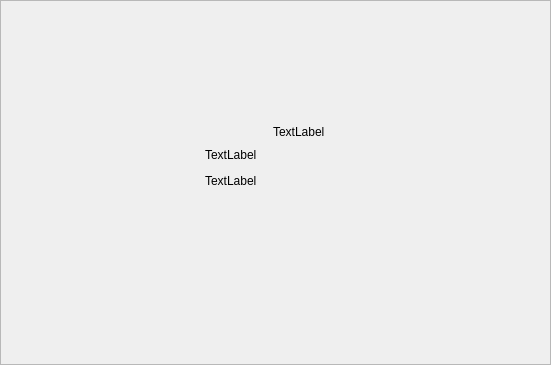
<?xml version="1.0" encoding="UTF-8"?>
<ui version="4.0">
 <class>SummaryOverlay</class>
 <widget class="QWidget" name="SummaryOverlay">
  <property name="geometry">
   <rect>
    <x>0</x>
    <y>0</y>
    <width>551</width>
    <height>365</height>
   </rect>
  </property>
  <property name="windowTitle">
   <string>Form</string>
  </property>
  <property name="autoFillBackground">
   <bool>true</bool>
  </property>
  <layout class="QVBoxLayout" name="verticalLayout">
   <property name="spacing">
    <number>0</number>
   </property>
   <property name="margin">
    <number>0</number>
   </property>
   <item>
    <widget class="QFrame" name="summary_frame">
     <property name="autoFillBackground">
      <bool>false</bool>
     </property>
     <property name="frameShape">
      <enum>QFrame::StyledPanel</enum>
     </property>
     <property name="frameShadow">
      <enum>QFrame::Raised</enum>
     </property>
     <layout class="QGridLayout" name="gridLayout">
      <item row="0" column="1">
       <layout class="QVBoxLayout" name="verticalLayout_2">
        <item>
         <spacer name="verticalSpacer_2">
          <property name="orientation">
           <enum>Qt::Vertical</enum>
          </property>
          <property name="sizeHint" stdset="0">
           <size>
            <width>20</width>
            <height>46</height>
           </size>
          </property>
         </spacer>
        </item>
        <item>
         <layout class="QHBoxLayout" name="horizontalLayout_2" stretch="4,5,3">
          <property name="leftMargin">
           <number>0</number>
          </property>
          <item>
           <spacer name="horizontalSpacer">
            <property name="orientation">
             <enum>Qt::Horizontal</enum>
            </property>
            <property name="sizeHint" stdset="0">
             <size>
              <width>126</width>
              <height>20</height>
             </size>
            </property>
           </spacer>
          </item>
          <item>
           <layout class="QVBoxLayout" name="verticalLayout_3" stretch="0,0,0,100">
            <property name="sizeConstraint">
             <enum>QLayout::SetMinAndMaxSize</enum>
            </property>
            <item>
             <layout class="QHBoxLayout" name="horizontalLayout">
              <property name="sizeConstraint">
               <enum>QLayout::SetMaximumSize</enum>
              </property>
              <item>
               <widget class="QLabel" name="icon">
                <property name="maximumSize">
                 <size>
                  <width>80</width>
                  <height>80</height>
                 </size>
                </property>
                <property name="text">
                 <string/>
                </property>
                <property name="pixmap">
                 <pixmap resource="resources.qrc">:/tk_multi_inhouse/publish_complete.png</pixmap>
                </property>
                <property name="scaledContents">
                 <bool>true</bool>
                </property>
               </widget>
              </item>
              <item>
               <widget class="QLabel" name="label">
                <property name="text">
                 <string>TextLabel</string>
                </property>
               </widget>
              </item>
             </layout>
            </item>
            <item>
             <layout class="QHBoxLayout" name="horizontalLayout_3" stretch="1,10,1">
              <property name="spacing">
               <number>0</number>
              </property>
              <property name="sizeConstraint">
               <enum>QLayout::SetMinAndMaxSize</enum>
              </property>
              <property name="topMargin">
               <number>0</number>
              </property>
              <item>
               <spacer name="horizontalSpacer_4">
                <property name="orientation">
                 <enum>Qt::Horizontal</enum>
                </property>
                <property name="sizeHint" stdset="0">
                 <size>
                  <width>40</width>
                  <height>20</height>
                 </size>
                </property>
               </spacer>
              </item>
              <item>
               <widget class="ProgressStatusLabel" name="info">
                <property name="sizePolicy">
                 <sizepolicy hsizetype="Expanding" vsizetype="Expanding">
                  <horstretch>0</horstretch>
                  <verstretch>0</verstretch>
                 </sizepolicy>
                </property>
                <property name="text">
                 <string>TextLabel</string>
                </property>
                <property name="scaledContents">
                 <bool>true</bool>
                </property>
                <property name="alignment">
                 <set>Qt::AlignLeading|Qt::AlignLeft|Qt::AlignVCenter</set>
                </property>
                <property name="wordWrap">
                 <bool>true</bool>
                </property>
               </widget>
              </item>
              <item>
               <spacer name="horizontalSpacer_3">
                <property name="orientation">
                 <enum>Qt::Horizontal</enum>
                </property>
                <property name="sizeHint" stdset="0">
                 <size>
                  <width>40</width>
                  <height>20</height>
                 </size>
                </property>
               </spacer>
              </item>
             </layout>
            </item>
            <item>
             <layout class="QHBoxLayout" name="horizontalLayout_4" stretch="1,10,1">
              <property name="spacing">
               <number>0</number>
              </property>
              <item>
               <spacer name="horizontalSpacer_6">
                <property name="orientation">
                 <enum>Qt::Horizontal</enum>
                </property>
                <property name="sizeHint" stdset="0">
                 <size>
                  <width>40</width>
                  <height>20</height>
                 </size>
                </property>
               </spacer>
              </item>
              <item>
               <widget class="ProgressStatusLabel" name="publish_again">
                <property name="text">
                 <string>TextLabel</string>
                </property>
               </widget>
              </item>
              <item>
               <spacer name="horizontalSpacer_5">
                <property name="orientation">
                 <enum>Qt::Horizontal</enum>
                </property>
                <property name="sizeHint" stdset="0">
                 <size>
                  <width>40</width>
                  <height>20</height>
                 </size>
                </property>
               </spacer>
              </item>
             </layout>
            </item>
            <item>
             <spacer name="verticalSpacer_3">
              <property name="orientation">
               <enum>Qt::Vertical</enum>
              </property>
              <property name="sizeHint" stdset="0">
               <size>
                <width>20</width>
                <height>1</height>
               </size>
              </property>
             </spacer>
            </item>
           </layout>
          </item>
          <item>
           <spacer name="horizontalSpacer_2">
            <property name="orientation">
             <enum>Qt::Horizontal</enum>
            </property>
            <property name="sizeHint" stdset="0">
             <size>
              <width>125</width>
              <height>20</height>
             </size>
            </property>
           </spacer>
          </item>
         </layout>
        </item>
        <item>
         <spacer name="verticalSpacer">
          <property name="orientation">
           <enum>Qt::Vertical</enum>
          </property>
          <property name="sizeHint" stdset="0">
           <size>
            <width>20</width>
            <height>46</height>
           </size>
          </property>
         </spacer>
        </item>
       </layout>
      </item>
     </layout>
    </widget>
   </item>
  </layout>
 </widget>
 <customwidgets>
  <customwidget>
   <class>ProgressStatusLabel</class>
   <extends>QLabel</extends>
   <header>..progress_status_label</header>
  </customwidget>
 </customwidgets>
 <resources>
  <include location="resources.qrc"/>
 </resources>
 <connections/>
</ui>
